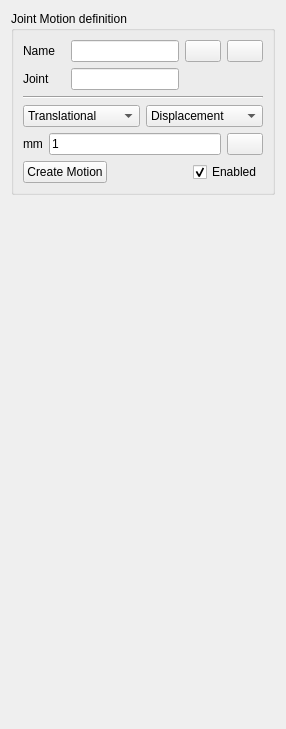
       <widget class="QWidget" name="pageMotion">
        <layout class="QVBoxLayout" name="verticalLayout_38">
         <item>
          <widget class="QGroupBox" name="grbForcesTorques_2">
           <property name="title">
            <string>Joint Motion definition</string>
           </property>
           <layout class="QVBoxLayout" name="verticalLayout_37">
            <item>
             <layout class="QGridLayout" name="gridLayout_63">
              <item row="0" column="0">
               <widget class="QLabel" name="label_111">
                <property name="frameShape">
                 <enum>QFrame::Shape::NoFrame</enum>
                </property>
                <property name="frameShadow">
                 <enum>QFrame::Shadow::Plain</enum>
                </property>
                <property name="text">
                 <string>Name   </string>
                </property>
               </widget>
              </item>
              <item row="0" column="1">
               <widget class="QLineEdit" name="Edit_MotionName">
                <property name="enabled">
                 <bool>true</bool>
                </property>
                <property name="readOnly">
                 <bool>true</bool>
                </property>
               </widget>
              </item>
              <item row="0" column="2">
               <widget class="QPushButton" name="btnRenameMotion">
                <property name="maximumSize">
                 <size>
                  <width>36</width>
                  <height>26</height>
                 </size>
                </property>
                <property name="toolTip">
                 <string>Rename Motion</string>
                </property>
                <property name="text">
                 <string/>
                </property>
                <property name="icon">
                 <iconset theme="QIcon::ThemeIcon::DocumentProperties"/>
                </property>
               </widget>
              </item>
              <item row="0" column="3">
               <widget class="QPushButton" name="btnDelMotion">
                <property name="maximumSize">
                 <size>
                  <width>36</width>
                  <height>26</height>
                 </size>
                </property>
                <property name="toolTip">
                 <string>Delete Motion</string>
                </property>
                <property name="text">
                 <string/>
                </property>
                <property name="icon">
                 <iconset theme="QIcon::ThemeIcon::EditDelete"/>
                </property>
               </widget>
              </item>
              <item row="1" column="0">
               <widget class="QLabel" name="label_113">
                <property name="text">
                 <string>Joint</string>
                </property>
               </widget>
              </item>
              <item row="1" column="1">
               <widget class="QLineEdit" name="Edit_MotionJoint">
                <property name="toolTip">
                 <string>&lt;html&gt;&lt;head/&gt;&lt;body&gt;&lt;p&gt;Define the Joint to which the Motion constraint is applied. Following Joints are supported: Revolute, Prismatic and Cylindrical.&lt;/p&gt;&lt;/body&gt;&lt;/html&gt;</string>
                </property>
                <property name="readOnly">
                 <bool>true</bool>
                </property>
               </widget>
              </item>
             </layout>
            </item>
            <item>
             <widget class="Line" name="line_8">
              <property name="orientation">
               <enum>Qt::Orientation::Horizontal</enum>
              </property>
             </widget>
            </item>
            <item>
             <layout class="QGridLayout" name="gridLayout_62">
              <item row="0" column="0">
               <widget class="QComboBox" name="cmbMotionTransRot">
                <property name="toolTip">
                 <string>&lt;html&gt;&lt;head/&gt;&lt;body&gt;&lt;p&gt;Define Translational or Rotational Motion.&lt;/p&gt;&lt;p&gt;Translational Motion is applicable for the Prismatic and Cylindrical Joints.&lt;/p&gt;&lt;p&gt;Rotational Motion is applicable for the Revolute and Cylindrical Joints.&lt;/p&gt;&lt;/body&gt;&lt;/html&gt;</string>
                </property>
                <property name="editable">
                 <bool>false</bool>
                </property>
                <property name="currentText">
                 <string>Translational</string>
                </property>
                <property name="currentIndex">
                 <number>0</number>
                </property>
                <property name="placeholderText">
                 <string/>
                </property>
                <item>
                 <property name="text">
                  <string>Translational</string>
                 </property>
                </item>
                <item>
                 <property name="text">
                  <string>Rotational</string>
                 </property>
                </item>
               </widget>
              </item>
              <item row="0" column="1">
               <widget class="QComboBox" name="cmbMotionType">
                <property name="toolTip">
                 <string>&lt;html&gt;&lt;head/&gt;&lt;body&gt;&lt;p&gt;Specify how the Motion is defined: relative Displacement or Velocity.&lt;/p&gt;&lt;/body&gt;&lt;/html&gt;</string>
                </property>
                <property name="editable">
                 <bool>false</bool>
                </property>
                <property name="currentText">
                 <string>Displacement</string>
                </property>
                <property name="currentIndex">
                 <number>0</number>
                </property>
                <property name="placeholderText">
                 <string/>
                </property>
                <item>
                 <property name="text">
                  <string>Displacement</string>
                 </property>
                </item>
                <item>
                 <property name="text">
                  <string>Velocity</string>
                 </property>
                </item>
               </widget>
              </item>
             </layout>
            </item>
            <item>
             <layout class="QGridLayout" name="gridLayout_61">
              <item row="0" column="0">
               <widget class="QLabel" name="lblMotion">
                <property name="text">
                 <string>mm</string>
                </property>
               </widget>
              </item>
              <item row="0" column="1">
               <widget class="QLineEdit" name="Edit_MotionFunction">
                <property name="toolTip">
                 <string>&lt;html&gt;&lt;head/&gt;&lt;body&gt;&lt;p&gt;User-defined time dependent motion function f(t).&lt;/p&gt;&lt;p&gt;The Motion Constraint can be defined as a combination of the math functions of time. &lt;/p&gt;&lt;p&gt;Following functions can be directly entered in the input field:&lt;/p&gt;&lt;p&gt;sin(t), cos(t), tan(t), sqrt(t) (Square root), exp(t) (Exponential), abs(t) (Absolute value), pi.&lt;/p&gt;&lt;p&gt;It is possible to use ‘np.’ to call any standard NumPy math function, for example:&lt;/p&gt;&lt;p&gt;np.cosh(t),  np.round(t), np.sign(t), etc.&lt;/p&gt;&lt;p&gt;Following custom functions are supported in the program:&lt;/p&gt;&lt;p&gt;The STEP function changes smoothly between two specified values.&lt;/p&gt;&lt;p&gt;Syntax: step(t; t0; F0; t1; F1)&lt;/p&gt;&lt;p&gt;The IF function:&lt;/p&gt;&lt;p&gt;Syntax: if(&amp;lt;condition&amp;gt;; &amp;lt;value if less or equal to 0&amp;gt;; &amp;lt;value if greater than 0&amp;gt;).&lt;/p&gt;&lt;/body&gt;&lt;/html&gt;</string>
                </property>
                <property name="text">
                 <string>1</string>
                </property>
               </widget>
              </item>
              <item row="0" column="2">
               <widget class="QPushButton" name="btnUpdateMotion">
                <property name="maximumSize">
                 <size>
                  <width>36</width>
                  <height>26</height>
                 </size>
                </property>
                <property name="text">
                 <string/>
                </property>
                <property name="icon">
                 <iconset theme="QIcon::ThemeIcon::SyncSynchronizing"/>
                </property>
               </widget>
              </item>
             </layout>
            </item>
            <item>
             <layout class="QGridLayout" name="gridLayout_60">
              <item row="0" column="0">
               <widget class="QPushButton" name="btnAddMotion">
                <property name="text">
                 <string>Create Motion</string>
                </property>
               </widget>
              </item>
              <item row="0" column="1">
               <spacer name="horizontalSpacer_22">
                <property name="orientation">
                 <enum>Qt::Orientation::Horizontal</enum>
                </property>
                <property name="sizeHint" stdset="0">
                 <size>
                  <width>40</width>
                  <height>20</height>
                 </size>
                </property>
               </spacer>
              </item>
              <item row="0" column="2">
               <widget class="QCheckBox" name="chkEnabledMotion">
                <property name="text">
                 <string>Enabled</string>
                </property>
                <property name="checked">
                 <bool>true</bool>
                </property>
               </widget>
              </item>
             </layout>
            </item>
           </layout>
          </widget>
         </item>
         <item>
          <spacer name="verticalSpacer_11">
           <property name="orientation">
            <enum>Qt::Orientation::Vertical</enum>
           </property>
           <property name="sizeHint" stdset="0">
            <size>
             <width>20</width>
             <height>523</height>
            </size>
           </property>
          </spacer>
         </item>
        </layout>
       </widget>
